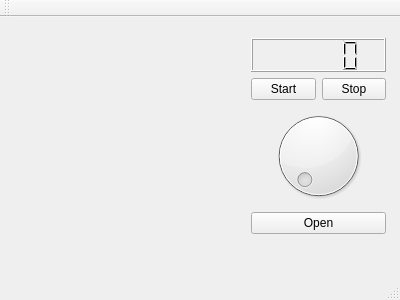
<?xml version="1.0" encoding="UTF-8"?>
<ui version="4.0">
 <class>MainWindow</class>
 <widget class="QMainWindow" name="MainWindow">
  <property name="geometry">
   <rect>
    <x>0</x>
    <y>0</y>
    <width>400</width>
    <height>300</height>
   </rect>
  </property>
  <property name="windowTitle">
   <string>MainWindow</string>
  </property>
  <widget class="QWidget" name="centralWidget">
   <widget class="QWidget" name="">
    <property name="geometry">
     <rect>
      <x>240</x>
      <y>10</y>
      <width>157</width>
      <height>218</height>
     </rect>
    </property>
    <layout class="QVBoxLayout" name="verticalLayout">
     <item>
      <widget class="QLCDNumber" name="lcdNumber"/>
     </item>
     <item>
      <layout class="QHBoxLayout" name="horizontalLayout">
       <item>
        <widget class="QPushButton" name="StartButton">
         <property name="text">
          <string>Start</string>
         </property>
        </widget>
       </item>
       <item>
        <widget class="QPushButton" name="StopButton">
         <property name="text">
          <string>Stop</string>
         </property>
        </widget>
       </item>
      </layout>
     </item>
     <item>
      <widget class="QDial" name="dial"/>
     </item>
     <item>
      <widget class="QPushButton" name="OpenButton">
       <property name="text">
        <string>Open</string>
       </property>
      </widget>
     </item>
    </layout>
   </widget>
   <zorder>StartButton</zorder>
   <zorder>StopButton</zorder>
   <zorder>lcdNumber</zorder>
   <zorder>dial</zorder>
   <zorder>OpenButton</zorder>
   <zorder>StartButton</zorder>
  </widget>
  <widget class="QMenuBar" name="menuBar">
   <property name="geometry">
    <rect>
     <x>0</x>
     <y>0</y>
     <width>400</width>
     <height>22</height>
    </rect>
   </property>
  </widget>
  <widget class="QToolBar" name="mainToolBar">
   <attribute name="toolBarArea">
    <enum>TopToolBarArea</enum>
   </attribute>
   <attribute name="toolBarBreak">
    <bool>false</bool>
   </attribute>
  </widget>
  <widget class="QStatusBar" name="statusBar"/>
 </widget>
 <layoutdefault spacing="6" margin="11"/>
 <resources/>
 <connections/>
</ui>
